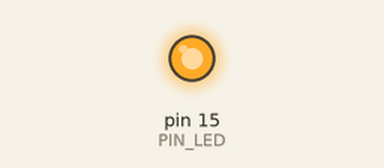
Simulated run of this sketch. Board: Arduino Uno, built with avr-gcc and run on an emulated ATmega328P. Parts: output pins drawn as LEDs (lit = HIGH).

Above: at 2.1 s.
At 4.1 s:
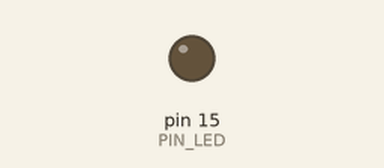
Timing chart, 0 to 5.4 s (numbered marks = the images above):
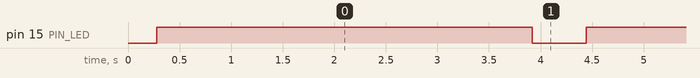

Measured:
- by itself, pin 15 (PIN_LED): alternates HIGH for 3.6 s and LOW for 0.52 s

The sketch:

test_pwm_nodemcu.ino
```cpp
// 05/2019
// 10 bit PWM Fading on ESP8266 of LED-Strip using n-Channel Power-MOSFET IRLB8721

#define PIN_LED 15 // == D8 == GPIO15
#define SPEED 20
#define CLIP_10BIT(v) (max(0,min(1023,v)))


int brightness = 0;
int brightnessInc = SPEED;

// ---- Setup
void setup() {
  pinMode(PIN_LED,OUTPUT);
}

// ---- Main Loop
void loop() {
  while(1)
  {
    analogWrite(PIN_LED, CLIP_10BIT(brightness));

    if (brightness <= 0) {
      brightnessInc = SPEED;
    }
    if (brightness >= 1023) {
      brightnessInc = -SPEED;
    }

    brightness += brightnessInc;

    delay(40); // == 1000ms / 25fps
  }
}
//=======================================================================
```
